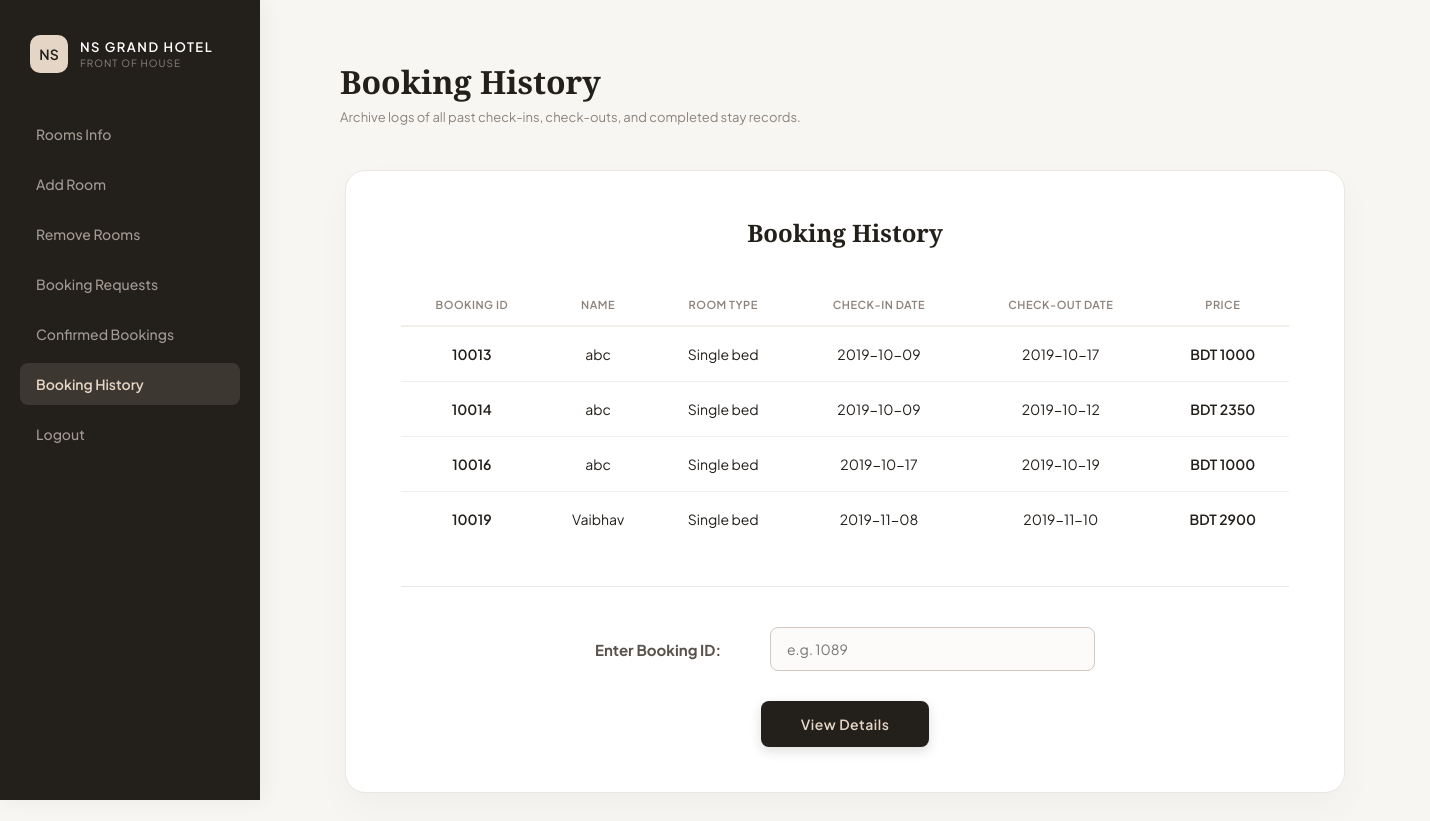
The app's page /booking_history.php, older data.
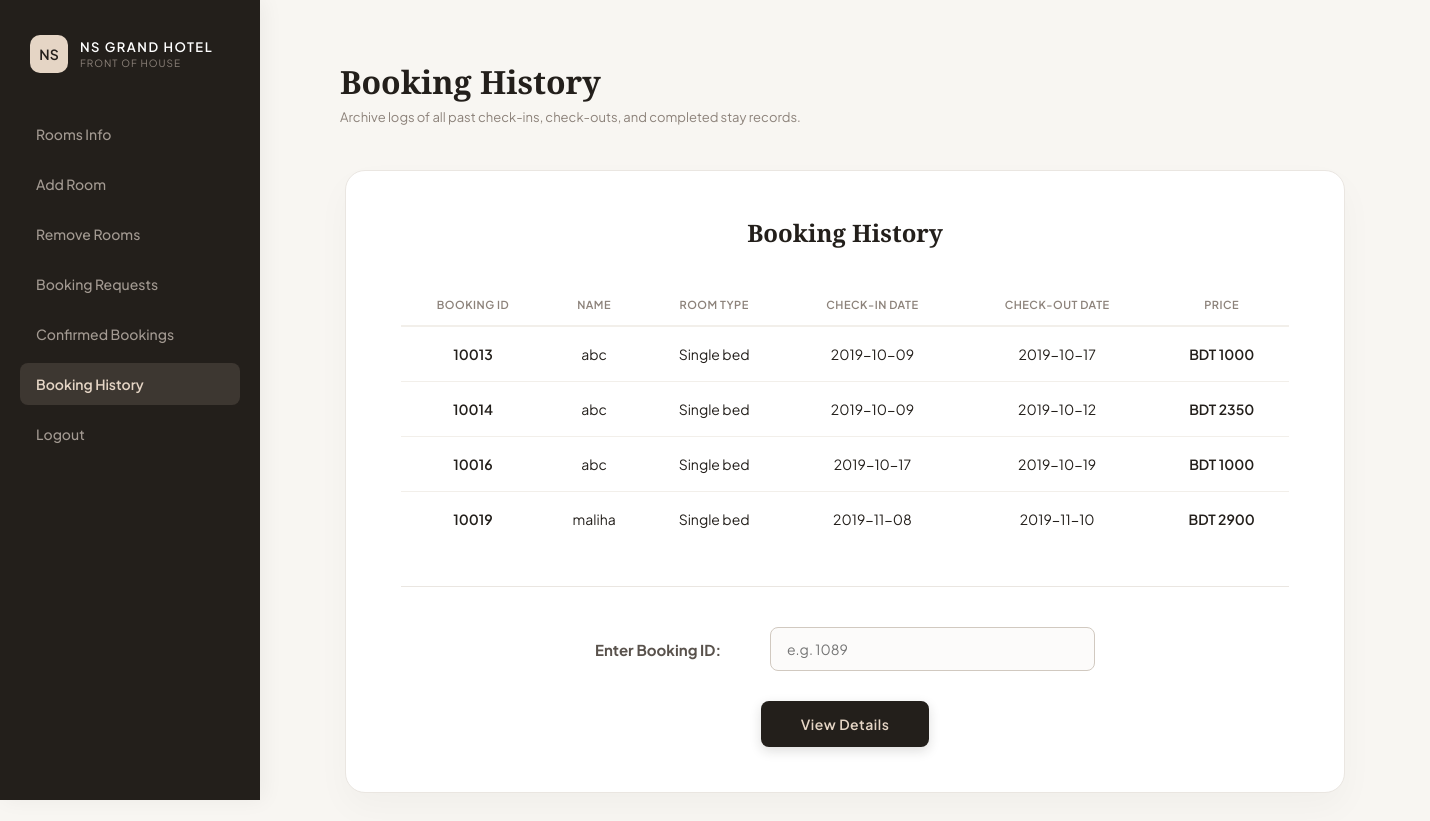
The same page, newer data.
### tables this page shows
CREATE TABLE `booked_hist` (
  `phone` INT NOT NULL,
  `name` varchar(20) NOT NULL,
  `idproof` varchar(20) NOT NULL,
  `room_type` varchar(20) NOT NULL,
  `checkin` date NOT NULL,
  `checkout` date NOT NULL,
  `days` INT NOT NULL,
  `ac` varchar(5) NOT NULL,
  `breakfast` varchar(5) NOT NULL,
  `lunch` varchar(5) NOT NULL,
  `snacks` varchar(5) NOT NULL,
  `dinner` varchar(5) NOT NULL,
  `swimming` varchar(5) NOT NULL,
  `price` INT NOT NULL,
  `book_id` INT NOT NULL,
  PRIMARY KEY (`book_id`)
);

### booking_history.php (the view, shortened to what this page needs)
<!DOCTYPE html>
<html lang="en">
<head>
</head>
<body>
    <div class="sidebar">
        <div class="brand-section">
            <div class="logo-badge">NS</div>
            <div class="brand-text-wrapper">
                <div class="brand-title">NS Grand Hotel</div>
                <div class="brand-subtitle">Front of House</div>
            </div>
        </div>
        <ul class="menu-list">
            <li><a href="admin_view.php">Rooms Info</a></li>
            <li><a href="add_room_admin.php">Add Room</a></li>
            <li><a href="remove_room_admin.php">Remove Rooms</a></li>
            <li><a href="admin_room_status.php">Booking Requests</a></li>
            <li><a href="confirmed_bookings.php">Confirmed Bookings</a></li>
            <li><a href="booking_history.php" class="active">Booking History</a></li>
            <li><a href="index.php">Logout</a></li>
        </ul>
    </div>
    <div class="main-content">
        <div class="page-header">
            <h1>Booking History</h1>
            <p>Archive logs of all past check-ins, check-outs, and completed stay records.</p>
        </div>
        <div class="box-wrapper-centered">
            <div class="basic_box">
                <h2 class="table-title">Booking History</h2>
                <table class="rooms-table">
                    <thead>
                        <tr>
                            <th>Booking ID</th>
                            <th>Name</th>
                            <th>Room Type</th>
                            <th>Check-in Date</th>
                            <th>Check-out Date</th>
                            <th>Price</th>
                        </tr>
                    </thead>
                    <tbody>
                    <?php
                        $conn = new mysqli("localhost", "root", "", "hotel_management_system");
                        $sql1 = "SELECT * from booked_hist";
                        if ($result = mysqli_query($conn, $sql1)) {
                            while ($row = mysqli_fetch_row($result)) { ?>
                                <tr>
                                    <td class="booking-id-td"><?php echo $row[14]; ?></td>
                                    <td><?php echo $row[1]; ?></td>
                                    <td><?php echo $row[3]; ?></td>
                                    <td><?php echo $row[4]; ?></td>
                                    <td><?php echo $row[5]; ?></td>
                                    <td class="price-tag">BDT <?php echo $row[13]; ?></td>
                                </tr>
                            <?php }
                        }
                    ?>
                    </tbody>
                </table>
                <hr class="form-divider">
                <form action="admin_room_history.php" method="post">
                    <div class="action-form-container">
                        <div class="input-group">
                            <label for="book_id_input"><b>Enter Booking ID:</b></label>
                            <input type="number" name="book_id" id="book_id_input" placeholder="e.g. 1089" required>
                        </div>
                        <div class="btn-container">
                            <button type="submit">View Details</button>
                        </div>
                    </div>
                </form>
            </div>
        </div>
    </div>
</body>
</html>

Row changes from the older to the newer data that the page shows:
changed booked_hist id 10019: name "Vaibhav" → "maliha"
